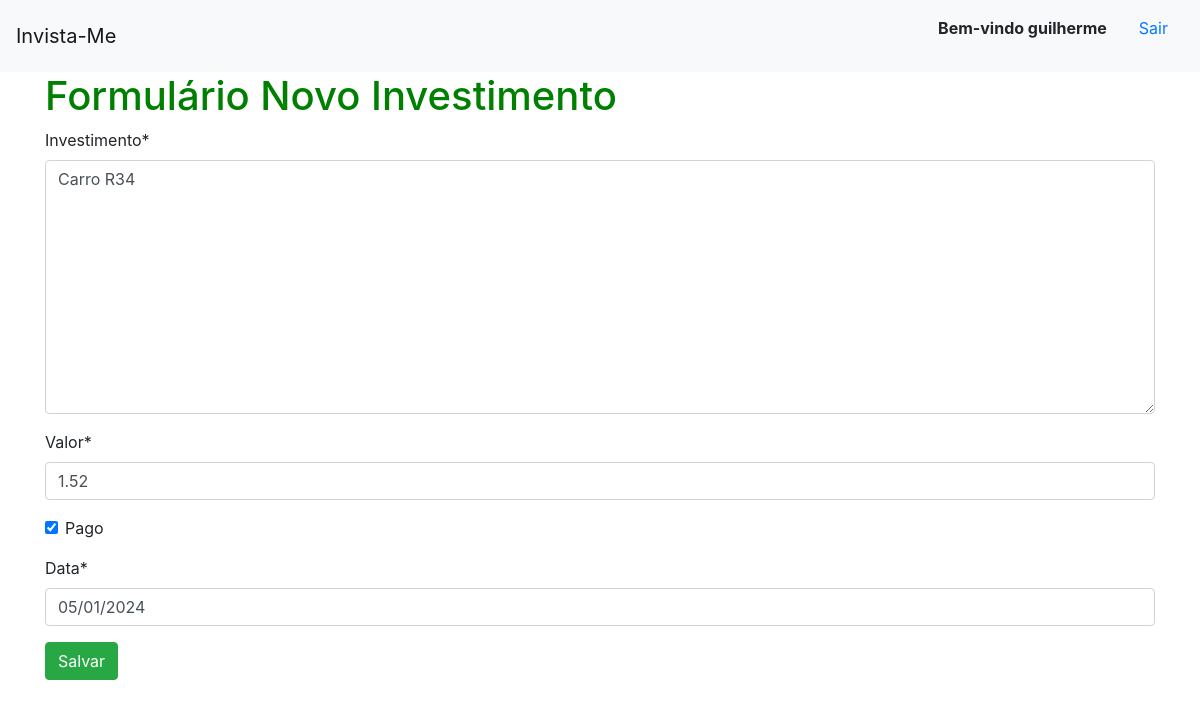
Page /novo_investimento/1 (signed in) on the committed database.
### invista_eu/models.py (models this page shows)
class Investimentos(models.Model):
    investimento = models.TextField(max_length=255)
    valor = models.FloatField()
    pago = models.BooleanField(default=False)
    data = models.DateField(default=datetime.now)

### invista_eu/views.py (the view)
# urls.py: path('novo_investimento/<int:id_investimento>',views.editar, name='editar'),
@login_required
def editar(request, id_investimento):
    investimento = Investimentos.objects.get(pk=id_investimento)
    if request.method == 'GET':
        formulario = InvestimentosForm(instance=investimento)
        return render(request, 'investimentos/novo_investimento.html', {'formulario': formulario})
    else:
        formulario = InvestimentosForm(request.POST, instance=investimento)
        if formulario.is_valid():
            formulario.save()
        return redirect('pagina_de_investimentos')

### invista_eu/forms.py
class InvestimentosForm(ModelForm):
    class Meta:
        model = Investimentos
        fields =  '__all__'

### invista_eu/templates/investimentos/novo_investimento.html (shortened to what this page needs)
{% extends 'investimentos/base.html' %}
{% block conteudo %}
{% load crispy_forms_tags %}
<div class="container">
    <h1 style='color: green;' >Formulário Novo Investimento</h1>
    <form action="" method="POST">
        {{formulario | crispy}}
        <button type="submit" class="btn btn-success">Salvar</button>
    </form>
</div>
{% endblock %}

### invista_eu/templates/investimentos/base.html (shortened to what this page needs)
<!doctype html>
<html lang="en">
<head>
    <link rel="stylesheet" href="https://cdn.jsdelivr.net/npm/bootstrap@4.6.2/dist/css/bootstrap.min.css"
>
</head>
<body>
    <nav class="navbar navbar-light bg-light">
        <a class="navbar-brand" href="{% url 'pagina_de_investimentos' %}">Invista-Me</a>
        <ul style="list-style: none;">
            {% if user.is_authenticated %}
            <li style="float: left">
                <strong class="nav-item nav-link" >Bem-vindo {{user.get_username}}</strong>
            </li>
            <li style="float: left">
                <a class="nav-item nav-link" href="{% url 'logout' %}">Sair</a>
            </li>
            {% endif %}
        </ul>
    </nav>
    {% block conteudo %}
    {% endblock %}
</body>
</html>

### rows in the picture
Investimentos: investimento "Carro R34", valor "1.52", pago "☑", data "05/01/2024"

### other values in the picture
{{ user.get_username }} "guilherme"
